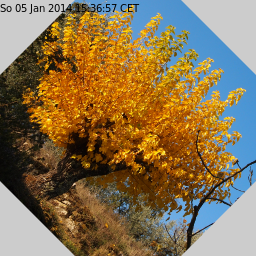

Source code (Julia):
## header to provide surface and context
using Cairo
c = CairoRGBSurface(256,256);
cr = CairoContext(c);

save(cr);
set_source_rgb(cr,0.8,0.8,0.8);    # light gray
rectangle(cr,0.0,0.0,256.0,256.0); # background
fill(cr);
restore(cr);

save(cr);
## original example, following here

image = read_from_png("data/mulberry.png");
w = image.width; 
h = image.height;

translate(cr, 128.0, 128.0);
rotate(cr, 45* pi/180);
scale(cr, 256.0/w, 256.0/h);
translate(cr, -0.5*w, -0.5*h);

set_source_surface(cr, image, 0, 0);
paint(cr);
#surface_destroy (image);

## mark picture with current date
restore(cr);
move_to(cr,0.0,12.0);
set_source_rgb(cr, 0,0,0);
show_text(cr,Libc.strftime(time()));
write_to_png(c,"sample_image.png");
